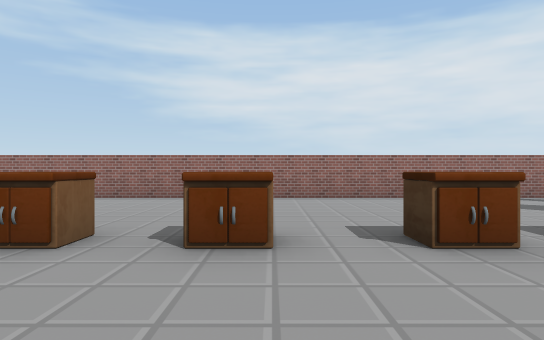
[1] (above)

21 first-person views from a walk through a scene from a Unity 3-D project. The camera is 1.3 m above the floor, looks level and sees 75° across. The floor is counted in squares, 2 m on a side. Each view is taken from the middle of a square. On the plan, view 1 faces up. The plan holds only what a view shows up to about 10 squares ahead; the rest is blank. The place goes on beyond the plan. The player is left out. Some surface patterns are stand-ins.

[2]
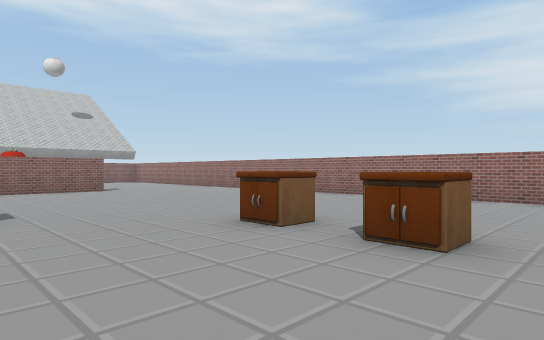

[3]
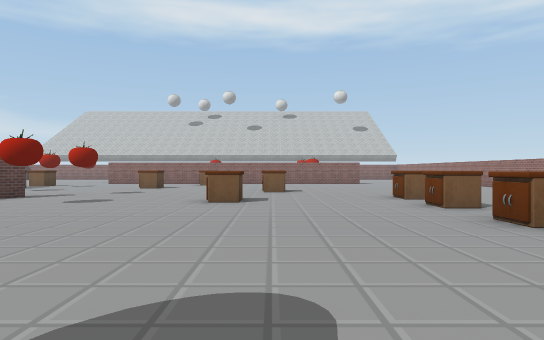

[4]
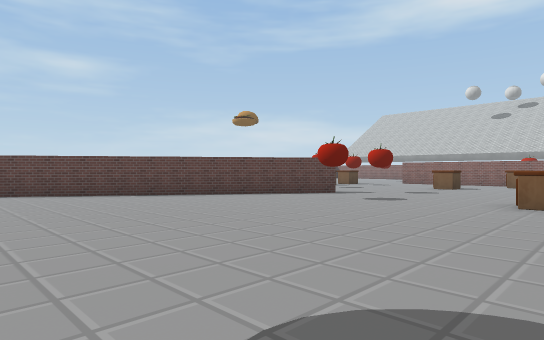

[5]
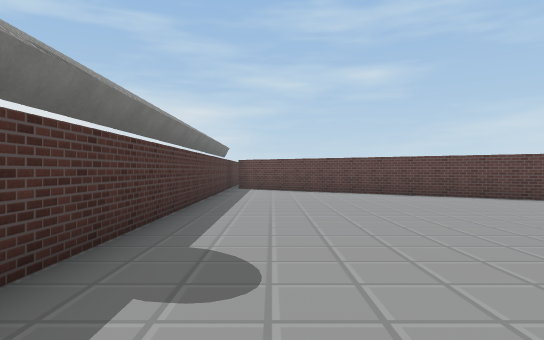

[6]
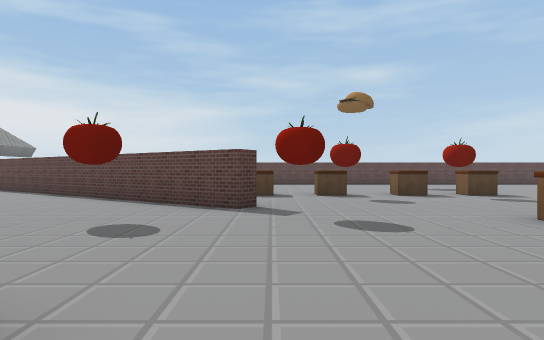

[7]
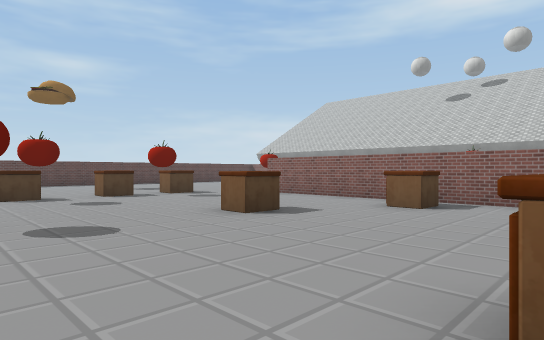

[8]
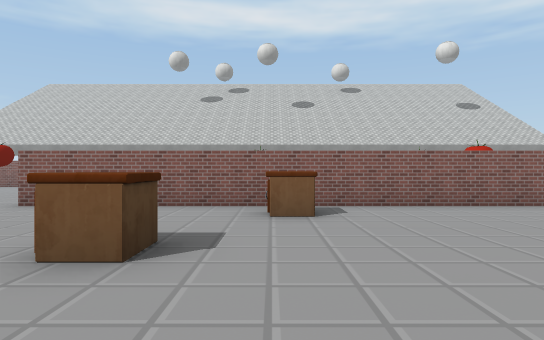

[9]
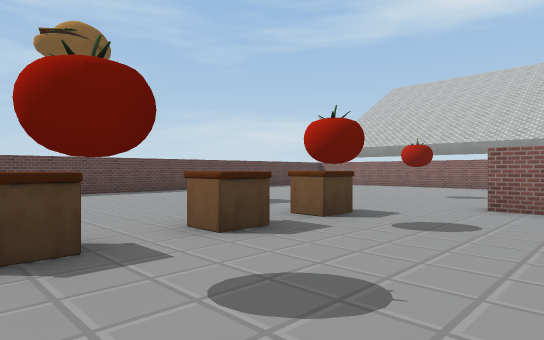

[10]
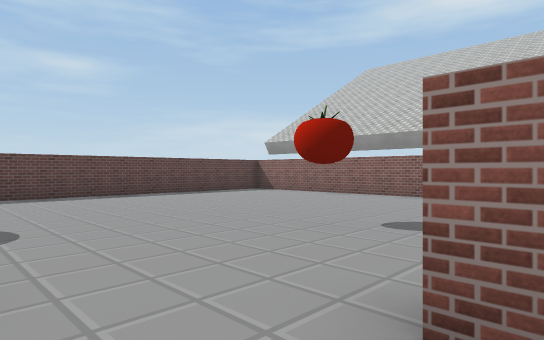

[11]
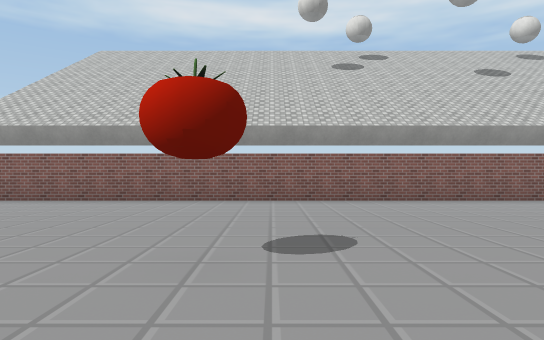

[12]
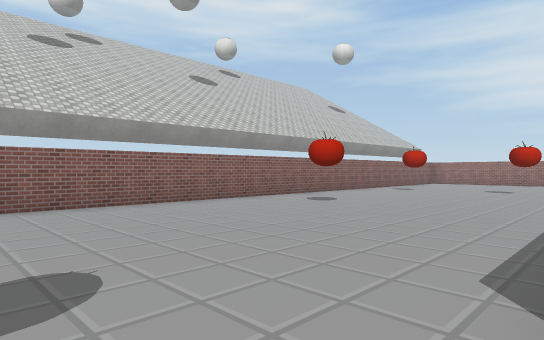

[13]
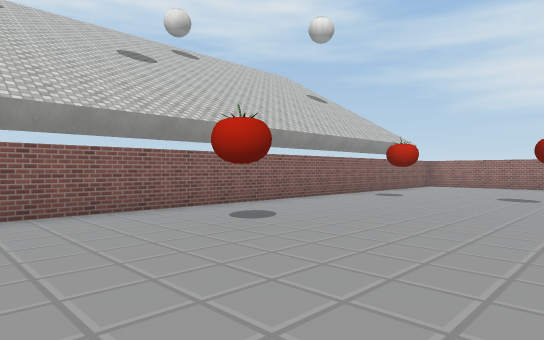

[14]
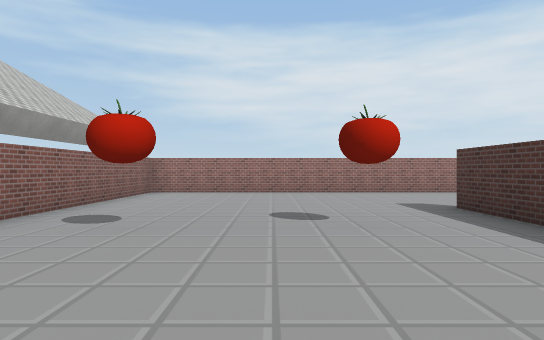

[15]
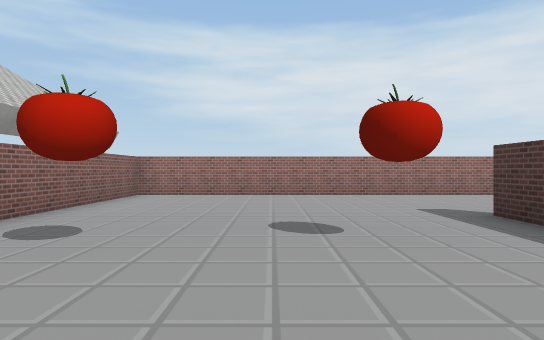

[16]
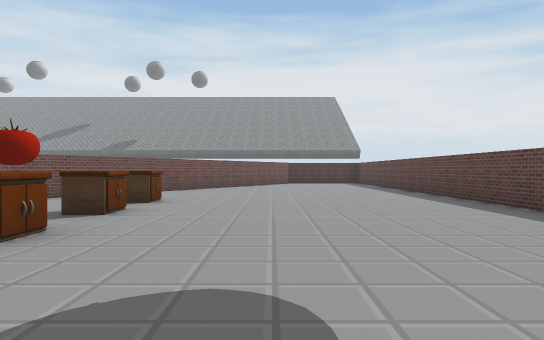

[17]
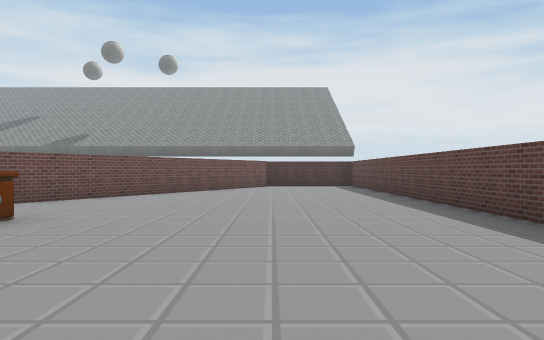

[18]
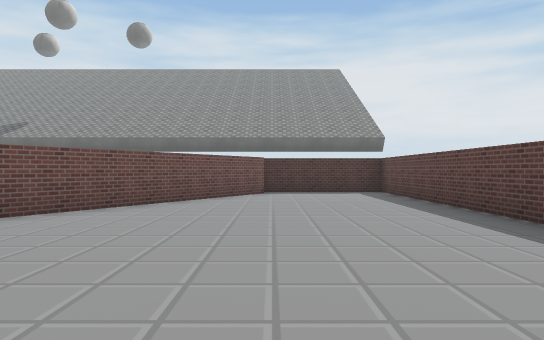

[19]
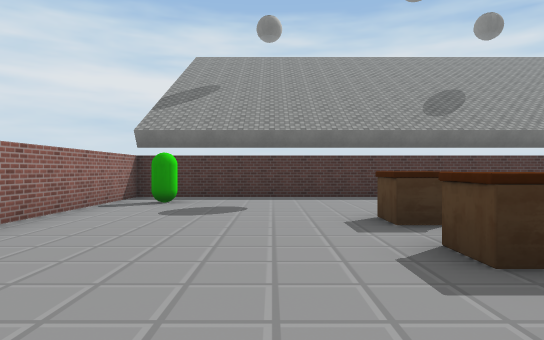

[20]
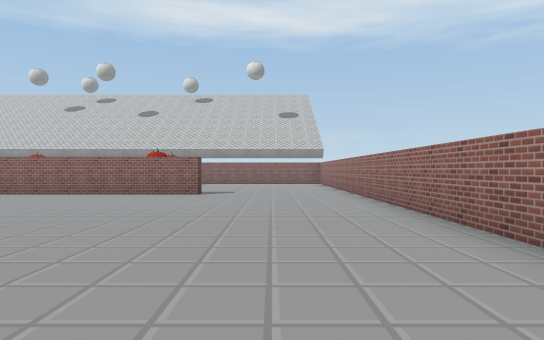

[21]
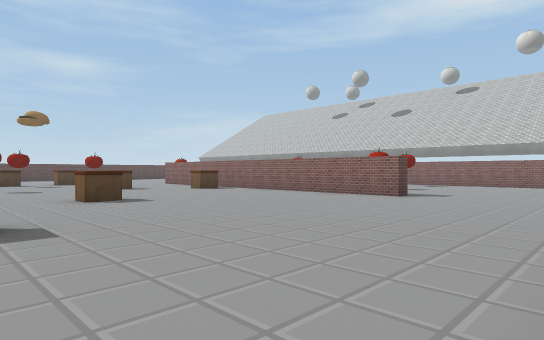

### Floor plan
Points are (right, up) in squares from view 1. A wall is a line through its corners. A room is listed if a view was taken in it or the views show most of it. See-through windows are left out.
Room 1 (views 1, 2, 3, 4, 5, 6, 7, 8, 9, 10, 11, 12, 13, 14, 15, 16, 17, 18, 19, 20, 21)
walls: (-10.8, 2) (-10.8, 4.1) (-10.4, 4.1) (-10.4, -7.6); (-8, -16.3) (7, -16.3); (7.5, -10) (7.5, 8.3) (-17.5, 8.3) (-17.5, -14.8); (6.9, -12.8) (-2.7, -6.3) (-2.4, -5.9) (4.7, -10.7); (-14, -16.3) (-10.1, -16.3)
objects: other object (-16, 2); other object (-15, -3); other object (-13, 2); other object (-12, -10) to (-12, -9); other object (-9, -3); other object (-8, -9); other object (-7, -9); other object (-7, -8); other object (-7, -4); other object (-5, -9) to (-4, -9); other object (-5, -8); other object (-5, 0); other object (-3, -9); other object (-3, -5); other object (-2, 3); other object (-1, -5); other object (-1, -1); other object (0, 3); other object (2, 3); other object (3, 3) to (4, 3)

Positions as (right, up) in squares from view 1, and headings:
1: (0, 0), facing up
2: (1, 0), facing up-left
3: (6, 0), facing left
4: (6, 0), facing down-left
5: (6, 0), facing down
6: (-3, 0), facing down
7: (-3, 0), facing down-left
8: (-4, -3), facing left
9: (-4, -6), facing down-left
10: (-9, -7), facing down-left
11: (-10, -9), facing left
12: (-11, -9), facing up-left
13: (-12, -6), facing up-left
14: (-14, -2), facing up
15: (-14, -1), facing up
16: (-10, -12), facing right
17: (-7, -13), facing right
18: (-3, -13), facing right
19: (-1, 5), facing right
20: (-1, 6), facing left
21: (-2, 8), facing down-left
